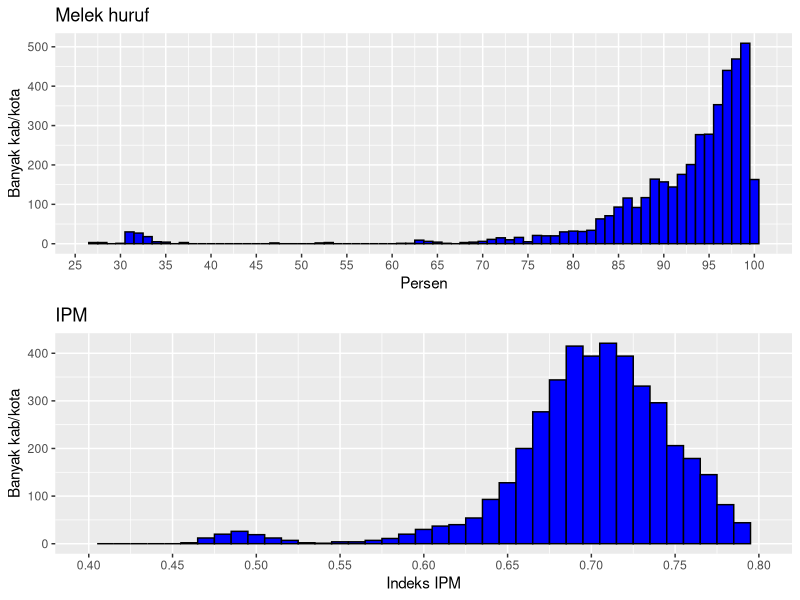

This figure's R source:
## ---- chunk 1
library(knitr)
library(ggplot2)
library(gridExtra)
## ---- chunk 2
ipm <- read.csv('processed-ipm-2004-2012.csv')
## ---- chunk 3
melek_huruf <- ggplot(data = subset(ipm, (ipm$indikator_ipm == 'Angka Melek Huruf')), aes(x = nilai))+
  geom_histogram(color = 'black', fill = 'blue', binwidth = 1) +
  scale_x_continuous(breaks = seq(0,100,5)) +
  xlab('Persen') +
  ylab('Banyak kab/kota') +
  ggtitle('Melek huruf')

plotipm <- ggplot(data = subset(ipm, (ipm$indikator_ipm == 'IPM')), aes(x = nilai/100))+
  geom_histogram(color = 'black', fill = 'blue', binwidth = 0.01) +
  scale_x_continuous(limits = c(0.4,0.8), breaks = seq(0.4,0.8,0.05)) +
  xlab('Indeks IPM') +
  ylab('Banyak kab/kota') +
  ggtitle('IPM')

grid.arrange(melek_huruf, plotipm)
## ---- chunk 4
dataipm <- subset(ipm, ipm$indikator_ipm == 'IPM')
summary(dataipm$nilai)
